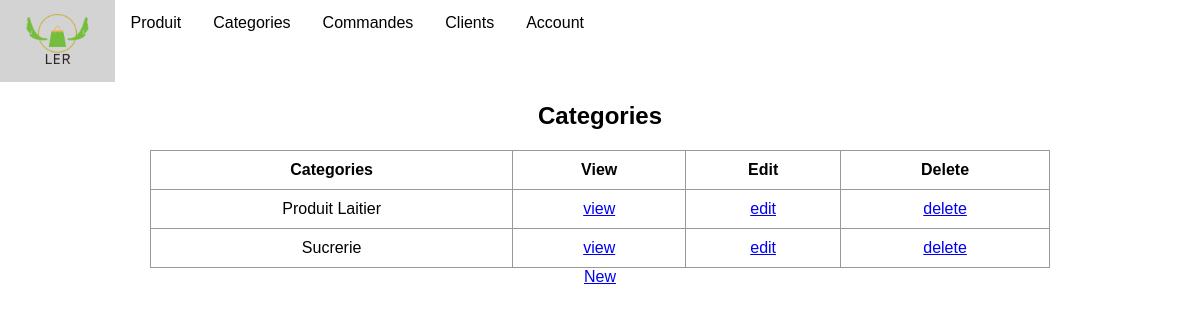
The app's page /employer/categories/list/, older data.
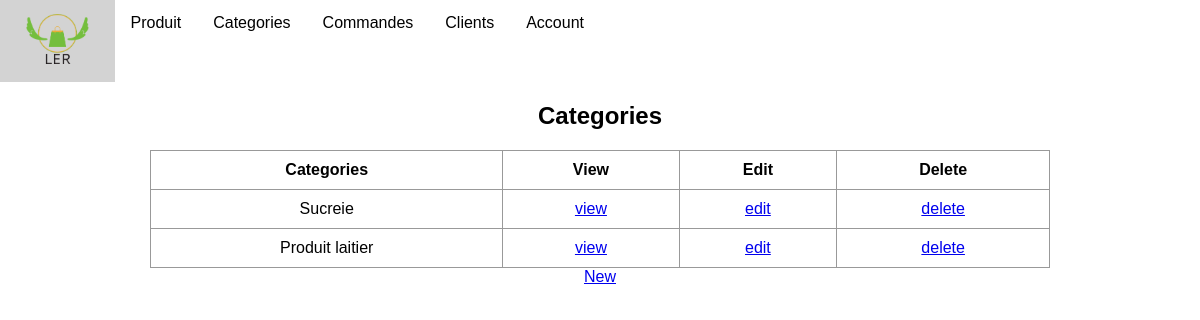
The same page, newer data.
### employer/models.py (models this page shows)
class Categories(models.Model):
    nom = models.CharField(max_length=30,null=False)
    descriptif = models.TextField(max_length=100,null=True)
    def __str__(self) -> str:
        return self.nom

### employer/views/categories/categories_list.py (the view)
# urls.py: path('categories/list/', CategoriesListView.as_view(), name='categories_list'),
class CategoriesListView(ListView):
    model = Categories
    template_name = "categories/categories_list.html"

### Drive/templates/categories/categories_list.html (shortened to what this page needs)
{% extends "main.html" %}
{% block content %}
<h2 class="form-title">Categories</h2>
<table class="table table-fluid">
    <thead>
        <tr>
            <th>Categories</th>
            <th>View</th>
            <th>Edit</th>
            <th>Delete</th>
        </tr>
    </thead>
    <tbody>
        {% for Categories in object_list %}
        <tr>
            <td>{{ Categories }}</td>
            <td><a href="{% url "categories_detail" Categories.id %}">view</a></td>
            <td><a href="{% url "categories_update" Categories.id %}">edit</a></td>
            <td><a href="{% url "categories_delete" Categories.id %}">delete</a></td>
        </tr>
        {% endfor %}
    </tbody>
</table>
<a href="{% url "categories_create" %}">New</a>
</div>
{% endblock %}

Row changes from the older to the newer data that the page shows:
removed Categories: nom "Produit Laitier"
removed Categories: nom "Sucrerie"
added Categories: nom "Sucreie"
added Categories: nom "Produit laitier"
